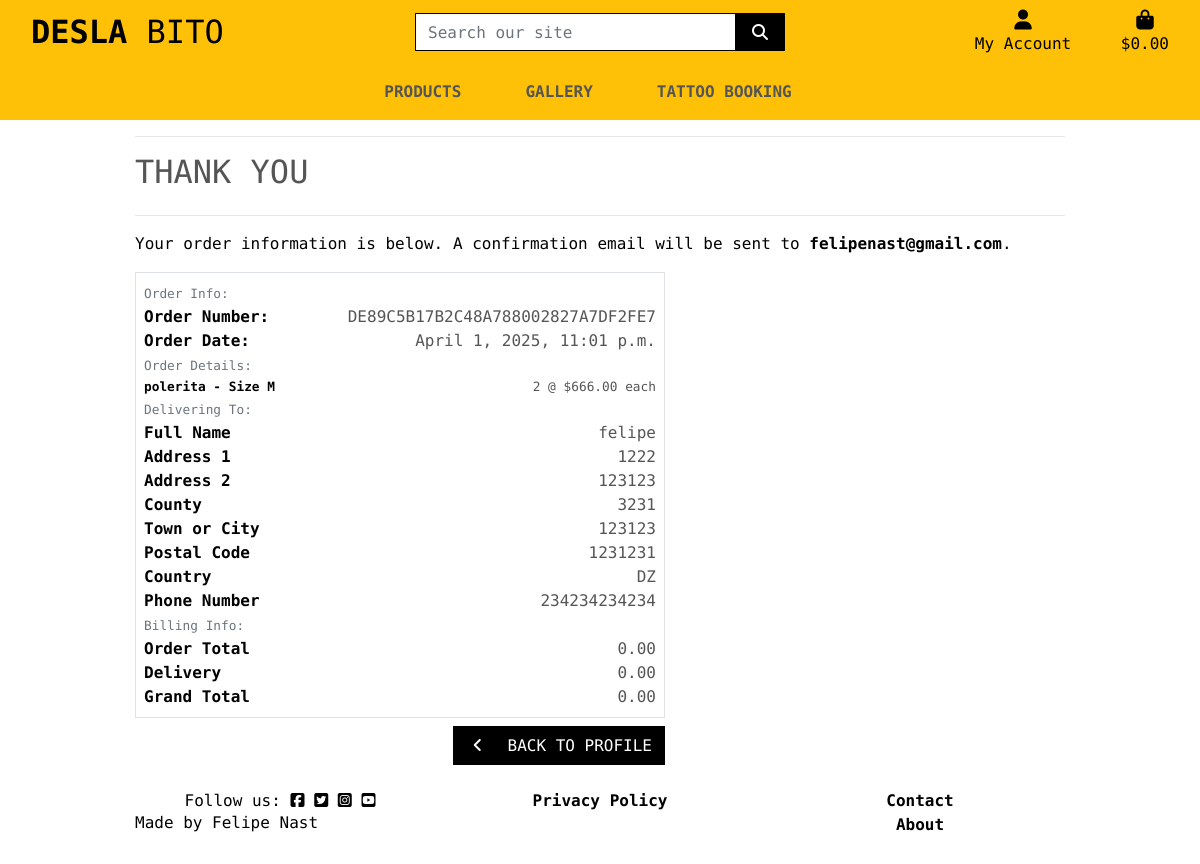
The app's page /profile/order_history/DE89C5B17B2C48A788002827A7DF2FE7 with its own data.
### checkout/models.py (models this page shows, shortened)
class Order(models.Model):
    order_number = models.CharField(
        max_length=32,
        null=False,
        editable=False,
        default=uuid.uuid4().hex.upper()  # Automatically generated unique order number
    )
    user_profile = models.ForeignKey(
        UserProfile, on_delete=models.SET_NULL,
        null=True,
        blank=True,  # Can be null, but if provided must not be blank
        related_name='orders'
    )
    full_name = models.CharField(
        max_length=50,
        null=False,
        blank=False,  # Full name must be provided
        default=''
    )
    email = models.EmailField(
        max_length=254,
        null=False,
        blank=False,  # Email must be provided
        default=''
    )
    phone_number = models.CharField(
        max_length=20,
        null=False,
        blank=False,  # Phone number must be provided
        default=''
    )
    country = CountryField(
        blank_label='Country *',
        null=False,
        blank=False,  # Country must be provided
        default='Germany'  # Default country, can be changed if necessary
    )
    postcode = models.CharField(
        max_length=20,
        null=False,
        blank=False,  # Postcode must be provided
        default=''
    )
    town_or_city = models.CharField(
        max_length=40,
        null=False,
        blank=False,  # Town or city must be provided
        default=''
    )
    street_address1 = models.CharField(
        max_length=80,
        null=False,
        blank=False,  # Street address 1 must be provided
        default=''
    )
    street_address2 = models.CharField(
        max_length=80,
        null=False,  # Street address 2 must be provided
        blank=False,
        default=''
    )
    county = models.CharField(
        max_length=80,
        null=False,  # County must be provided
        blank=False,
        default=''
    )
    date = models.DateTimeField(
        auto_now_add=True,
    )
    delivery_cost = models.DecimalField(
        max_digits=6,
        decimal_places=2,
        null=False,
        default=0.00  # Default delivery cost
    )
    order_total = models.DecimalField(
        max_digits=10,
        decimal_places=2,
        null=False,
        default=0.00  # Default order total
    )
    grand_total = models.DecimalField(
        max_digits=10,
        decimal_places=2,
        null=False,
        default=0.00  # Default grand total
    )
    original_bag = models.TextField(
        null=False,
        blank=False,
        default=''  # Default empty original bag
    )
    stripe_pid = models.CharField(
        max_length=254,
        null=False,
        blank=False,
        default=''  # Default empty stripe payment ID
    )

class OrderLineItem(models.Model):
    order = models.ForeignKey(
        Order,
        null=False,
        blank=False,
        on_delete=models.CASCADE,
        related_name='lineitems'
    )
    product = models.ForeignKey(
        Product,
        null=False,
        blank=False,
        on_delete=models.CASCADE
    )
    product_size = models.CharField(
        max_length=2,
        null=True,
        blank=True
    )  # Sizes: XS, S, M, L, XL
    quantity = models.IntegerField(
        null=False,
        blank=False,
        default=0
    )
    lineitem_total = models.DecimalField(
        max_digits=6,
        decimal_places=2,
        null=False,
        blank=False,
        editable=False
    )

### products/models.py (models this page shows, shortened)
class Product(models.Model):
    class Category(models.IntegerChoices):
        PRINTS = 1, "Prints"
        PAINTING = 2, "Paintings"
        CLOTHE = 3, "Clothing"
        OTHER = 4, "Other"
    name = models.CharField(max_length=254)
    category = models.PositiveSmallIntegerField(choices=Category.choices, default=Category.OTHER)
    has_sizes = models.BooleanField(default=False, null=True, blank=True)
    description = models.TextField()
    price = models.DecimalField(max_digits=8, decimal_places=2)  # Allows up to 999999.99
    image = models.ImageField(upload_to="product_images/", blank=True, null=True)

### profiles/views.py (the view)
def order_history(request, order_number):
    order = get_object_or_404(Order, order_number=order_number)
    messages.info(request, (
        f'This is a past confirmation for order number {order_number}. '
        'A confirmation eamil was sent on the order date.'
    ))
    template = 'checkout/checkout_success.html'
    context = {
        'order': order,
        'from_profile': True,
    }
    return render(request, template, context)

### bag/contexts.py (called while the page is built, shortened)
def bag_contents(request):
    bag_items = []
    total = 0
    product_count = 0
    bag = request.session.get('bag', {})
    if total < settings.FREE_DELIVERY_THRESHOLD:
        delivery = total * Decimal(settings.STANDARD_DELIVERY_PERCENTAGE / 100)
        free_delivery_delta = settings.FREE_DELIVERY_THRESHOLD - total
    else:
        delivery = 0
        free_delivery_delta = 0
    grand_total = delivery + total
    context = {
        'bag_items': bag_items,
        'total': total,
        'product_count': product_count,
        'delivery': delivery,
        'free_delivery_delta': free_delivery_delta,
        'free_delivery_threshold': settings.FREE_DELIVERY_THRESHOLD,
        'grand_total': grand_total,
    }
    return context

### checkout/templates/checkout/checkout_success.html (shortened to what this page needs)
{% extends "base.html" %}
{% load static %}
{% block extra_css %}
    <link rel="stylesheet" href="{% static 'checkout/css/checkout.css' %}">
{% endblock %}
    {% block content %}
        <div class="overlay"></div>
        <div class="container">
            <div class="row">
                <div class="col">
                    <hr>
                    <h2 class="logo-font mb-4">Thank You</h2>
                    <hr>
                    <p class="text-black">Your order information is below. A confirmation email will be sent to <strong>{{ order.email }}</strong>.</p>
                </div>
            </div>
            <div class="row">
                <div class="col-12 col-lg-7">
                    <div class="order-confirmation-wrapper p-2 border">
                        <div class="row">
                            <div class="col">
                                <small class="text-muted">Order Info:</small>
                            </div>
                        </div>
                        <div class="row">
                            <div class="col-12 col-md-4">
                                <p class="mb-0 text-black font-weight-bold">Order Number:</p>
                            </div>
                            <div class="col-12 col-md-8 text-md-right">
                                <p class="mb-0">{{ order.order_number }}</p>
                            </div>
                        </div>
                        <div class="row">
                            <div class="col-12 col-md-4">
                                <p class="mb-0 text-black font-weight-bold">Order Date:</p>
                            </div>
                            <div class="col-12 col-md-8 text-md-right">
                                <p class="mb-0">{{ order.date }}</p>
                            </div>
                        </div>
                        <div class="row">
                            <div class="col">
                                <small class="text-muted">Order Details:</small>
                            </div>
                        </div>
                        {% for item in order.lineitems.all %}
                        <div class="row">
                            <div class="col-12 col-md-4">
                                <p class="mb-0 text-black font-weight-bold small">
                                    {{ item.product.name }}{% if item.product_size %} - Size {{ item.product_size | upper }}{% endif %}
                                </p>
                            </div>
                            <div class="col-12 col-md-8 text-md-right">
                                <p class="small mb-0">{{ item.quantity }} @ ${{ item.product.price }} each</p>
                            </div>
                        </div>
                        {% endfor %}
                        <div class="row">
                            <div class="col">
                                <small class="text-muted">Delivering To:</small>
                            </div>
                        </div>
                        <div class="row">
                            <div class="col-12 col-md-4">
                                <p class="mb-0 text-black font-weight-bold">Full Name</p>
                            </div>
                            <div class="col-12 col-md-8 text-md-right">
                                <p class="mb-0">{{ order.full_name }}</p>
                            </div>
                        </div>
                        <div class="row">
                            <div class="col-12 col-md-4">
                                <p class="mb-0 text-black font-weight-bold">Address 1</p>
                            </div>
                            <div class="col-12 col-md-8 text-md-right">
                                <p class="mb-0">{{ order.street_address1 }}</p>
                            </div>
                        </div>
                        {% if order.street_address2 %}
                        <div class="row">
                            <div class="col-12 col-md-4">
                                <p class="mb-0 text-black font-weight-bold">Address 2</p>
                            </div>
                            <div class="col-12 col-md-8 text-md-right">
                                <p class="mb-0">{{ order.street_address2 }}</p>
                            </div>
                        </div>
                        {% endif %}
                        {% if order.county %}
                        <div class="row">
                            <div class="col-12 col-md-4">
                                <p class="mb-0 text-black font-weight-bold">County</p>
                            </div>
                            <div class="col-12 col-md-8 text-md-right">
                                <p class="mb-0">{{ order.county }}</p>
                            </div>
                        </div>
                        {% endif %}
                        <div class="row">
                            <div class="col-12 col-md-4">
                                <p class="mb-0 text-black font-weight-bold">Town or City</p>
                            </div>
                            <div class="col-12 col-md-8 text-md-right">
                                <p class="mb-0">{{ order.town_or_city }}</p>
                            </div>
                        </div>
                        {% if order.postcode %}
                        <div class="row">
                            <div class="col-12 col-md-4">
                                <p class="mb-0 text-black font-weight-bold">Postal Code</p>
                            </div>
                            <div class="col-12 col-md-8 text-md-right">
                                <p class="mb-0">{{ order.postcode }}</p>
                            </div>
                        </div>
                        {% endif %}
                        <div class="row">
                            <div class="col-12 col-md-4">
                                <p class="mb-0 text-black font-weight-bold">Country</p>
                            </div>
                            <div class="col-12 col-md-8 text-md-right">
                                <p class="mb-0">{{ order.country }}</p>
                            </div>
                        </div>
                        <div class="row">
                            <div class="col-12 col-md-4">
                                <p class="mb-0 text-black font-weight-bold">Phone Number</p>
                            </div>
                            <div class="col-12 col-md-8 text-md-right">
                                <p class="mb-0">{{ order.phone_number }}</p>
                            </div>
                        </div>
                        <div class="row">
                            <div class="col">
                                <small class="text-muted">Billing Info:</small>
                            </div>
                        </div>
                        <div class="row">
                            <div class="col-12 col-md-4">
                                <p class="mb-0 text-black font-weight-bold">Order Total</p>
                            </div>
                            <div class="col-12 col-md-8 text-md-right">
                                <p class="mb-0">{{ order.order_total }}</p>
                            </div>
                        </div>
                        <div class="row">
                            <div class="col-12 col-md-4">
                                <p class="mb-0 text-black font-weight-bold">Delivery</p>
                            </div>
                            <div class="col-12 col-md-8 text-md-right">
                                <p class="mb-0">{{ order.delivery_cost }}</p>
                            </div>
                        </div>
                        <div class="row">
                            <div class="col-12 col-md-4">
                                <p class="mb-0 text-black font-weight-bold">Grand Total</p>
                            </div>
                            <div class="col-12 col-md-8 text-md-right">
                                <p class="mb-0">{{ order.grand_total }}</p>
                            </div>
                        </div>
                    </div>
                </div>
            </div>
            <div class="row">
                <div class="col-12 col-lg-7 text-right">
                    {% if from_profile %}
                        <a href="{% url 'profile' %}" class="btn btn-black rounded-0 my-2">
                            <span class="icon mr-2">
                                <i class="fas fa-angle-left"></i>
                            </span>
                            <span class="text-uppercase">Back to Profile</span>
                        </a>
                    {% endif %}
                </div>
            </div>
        </div>
    {% endblock %}

### static/css/base.css (style rules this page uses)
html { height: 100%; }
body { background: url('/media/desla-fondo.jpeg') no-repeat center center fixed; background-size: cover; height: calc(100vh - 164px); color: #555; font-family: "Rubik Mono One", serif; font-weight: 400; font-style: normal; z-index: 1; }
.overlay { height: 100%; width: 100%; top: 0; left: 0; position: fixed; background: white; z-index: -1; }
.icon { align-items: center; display: inline-flex; justify-content: center; height: 1.5rem; width: 1.5rem; }
.logo-font { text-transform: uppercase; }
.btn-black { background: black; color: white; }
.text-black { color: #000 !important; }
@media (min-width: 1200px) { .container { max-width: 80%; } }

### records on screen
Order: email "felipenast@gmail.com", order_number "DE89C5B17B2C48A788002827A7DF2FE7", date "April 1, 2025, 11:01 p.m.", full_name "felipe", street_address1 "1222", street_address2 "123123", county "3231", town_or_city "123123", postcode "1231231", country "DZ", phone_number "234234234234", order_total "0.00", delivery_cost "0.00", grand_total "0.00"
OrderLineItem: product.name "polerita", product_size "M", quantity "2", product.price "666.00"
